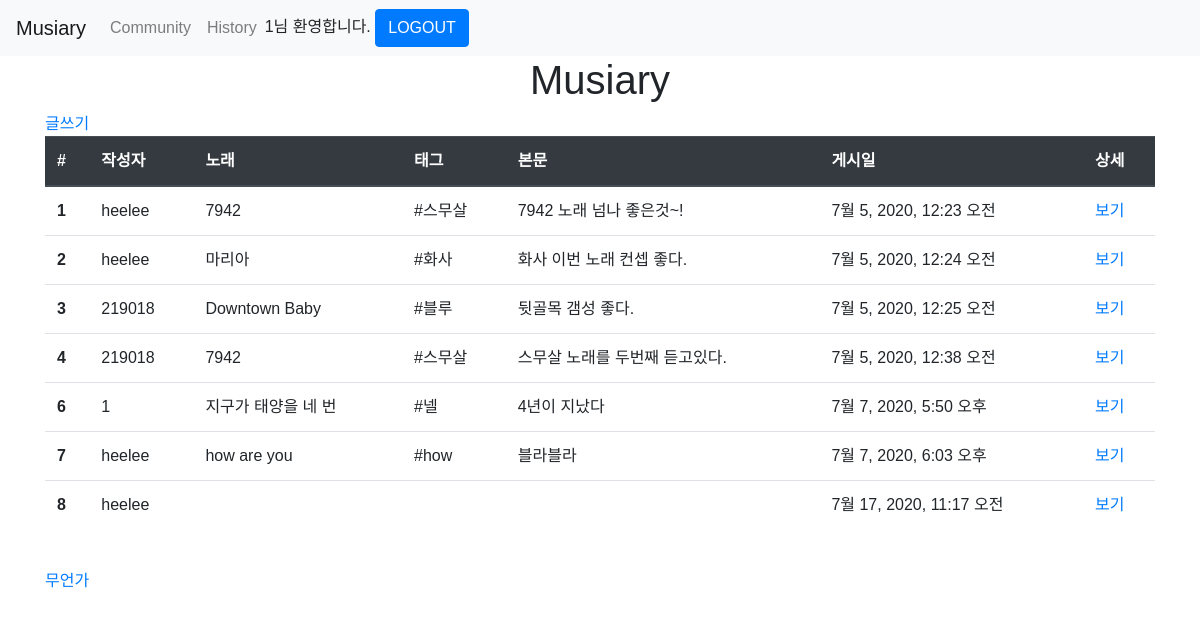
The app's page /posts/ (signed in) with its own data.
### posts/models.py (models this page shows, shortened)
class Post(models.Model):
    user = models.ForeignKey(User, on_delete=models.CASCADE, null=True)
    song = models.CharField(max_length=100)
    tag = models.CharField(max_length=100)
    body = models.TextField()
    created_at = models.DateTimeField()
    liked_users = models.ManyToManyField(User, related_name='liked_posts')

### posts/views.py (the view)
# urls.py: path('', views.index, name="index"),
def index(request):
    posts = Post.objects.all()
    context = { 'posts': posts }
    return render(request, 'posts/index.html', context)

### posts/templates/posts/index.html
{% extends 'base.html' %}
{% load static %}
{% block style %}
    <link rel="stylesheet" href="{% static 'posts/style.css' %}" type="text/css" />
{% endblock %}
{% block content %}
    <div class="container">
        <h1>Musiary</h1>
        <a href="{% url 'posts:new' %}">글쓰기</a>
        {% if posts %}
            <table class="table">
                <thead class="thead-dark">
                    <tr>
                        <th>#</th>
                        <th>작성자</th>
                        <th>노래</th>
                        <th>태그</th>
                        <th>본문</th>
                        <th>게시일</th>
                        <th>상세</th>
                    </tr>
                </thead>
                <tbody>
                    {% for post in posts %}
                        <tr>
                            <th>{{ post.id }}</th>
                            <td>{{ post.user.get_username }}</td>
                            <td>{{ post.song }}</td>
                            <td>{{ post.tag }}</td>
                            <td>{{ post.body }}</td>
                            <td>{{ post.created_at }}</td>
                            <td><a href="{% url 'posts:detail' post.id %}">보기</a></td>
                        </tr>
                    {% endfor %}
                </tbody>
            </table>
        {% else %}
            <p>No posts.</p>
        {% endif %}
        <br>
        <a href="{% url 'posts:pafy_video' %}">무언가</a>
    </div>
{% endblock %}

### templates/base.html (shortened to what this page needs)
{% load static %}
<!DOCTYPE html>
<html>
    <head>
        <link rel="stylesheet" href="{% static 'style.css' %}" type="text/css" />
        <link rel="stylesheet" href="https://stackpath.bootstrapcdn.com/bootstrap/4.5.0/css/bootstrap.min.css">
        {% block style %}
        {% endblock %}
    </head>
    <body>
        <nav class="navbar navbar-expand-lg navbar-light bg-light">
            <a class="navbar-brand" href="{% url 'posts:index' %}">Musiary</a>
            <div class="collapse navbar-collapse" id="navbarNavAltMarkup">
            <div class="navbar-nav">
                <a class="nav-item nav-link" href="#">Community</a>
                <a class="nav-item nav-link" href="#">History</a>
            </div>
            {% if user.is_authenticated %}
                <div id="logintab">
                    <form action="{% url 'accounts:logout' %}" method="POST">
                        {{ user.get_username }}님 환영합니다.
                        <button type="submit" class="btn btn-primary">LOGOUT</button>
                    </form>
                </div>
            {% endif %}
        </nav>
        {% block content %}
        {% endblock %}
    </body>
</html>

### static/style.css (style rules this page uses)
* { margin: 0px; padding: 0px; box-sizing: border-box; font-family: 'Noto Sans KR', sans-serif; }
h1 { font-family: 'Noto Sans KR', sans-serif; text-align: center; }
#logintab { text-align: center; }

### records on screen
Post: id "1", user.get_username "heelee", song "7942", tag "#스무살", body "7942 노래 넘나 좋은것~!", created_at "7월 5, 2020, 12:23 오전"
Post: id "2", user.get_username "heelee", song "마리아", tag "#화사", body "화사 이번 노래 컨셉 좋다.", created_at "7월 5, 2020, 12:24 오전"
Post: id "3", user.get_username "219018", song "Downtown Baby", tag "#블루", body "뒷골목 갬성 좋다.", created_at "7월 5, 2020, 12:25 오전"
Post: id "4", user.get_username "219018", song "7942", tag "#스무살", body "스무살 노래를 두번째 듣고있다.", created_at "7월 5, 2020, 12:38 오전"
Post: id "6", user.get_username "1", song "지구가 태양을 네 번", tag "#넬", body "4년이 지났다", created_at "7월 7, 2020, 5:50 오후"
Post: id "7", user.get_username "heelee", song "how are you", tag "#how", body "블라블라", created_at "7월 7, 2020, 6:03 오후"
Post: id "8", user.get_username "heelee", created_at "7월 17, 2020, 11:17 오전"

### other values on screen
{{ user.get_username }} "1"
